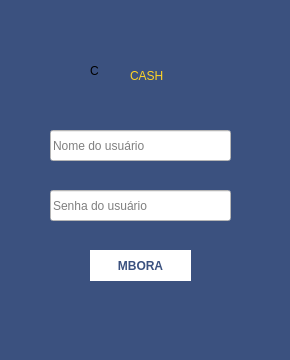
<?xml version="1.0" encoding="UTF-8"?>
<ui version="4.0">
 <class>login</class>
 <widget class="QMainWindow" name="login">
  <property name="geometry">
   <rect>
    <x>0</x>
    <y>0</y>
    <width>290</width>
    <height>360</height>
   </rect>
  </property>
  <property name="minimumSize">
   <size>
    <width>290</width>
    <height>360</height>
   </size>
  </property>
  <property name="maximumSize">
   <size>
    <width>290</width>
    <height>360</height>
   </size>
  </property>
  <property name="windowTitle">
   <string>login</string>
  </property>
  <property name="styleSheet">
   <string notr="true">background-color: rgb(59, 81, 127);</string>
  </property>
  <widget class="QWidget" name="centralwidget">
   <widget class="QPushButton" name="btnentrar">
    <property name="geometry">
     <rect>
      <x>90</x>
      <y>250</y>
      <width>101</width>
      <height>31</height>
     </rect>
    </property>
    <property name="font">
     <font>
      <bold>true</bold>
     </font>
    </property>
    <property name="cursor">
     <cursorShape>PointingHandCursor</cursorShape>
    </property>
    <property name="mouseTracking">
     <bool>false</bool>
    </property>
    <property name="styleSheet">
     <string notr="true">background-color:white;
border: 1px solid white;
color:rgb(59,81,127);</string>
    </property>
    <property name="text">
     <string>MBORA</string>
    </property>
   </widget>
   <widget class="QLabel" name="label_3">
    <property name="geometry">
     <rect>
      <x>90</x>
      <y>40</y>
      <width>41</width>
      <height>61</height>
     </rect>
    </property>
    <property name="styleSheet">
     <string notr="true">font: 600 45pt &quot;Segoe UI Semibold&quot;;
</string>
    </property>
    <property name="text">
     <string>C</string>
    </property>
   </widget>
   <widget class="QLineEdit" name="line_user">
    <property name="geometry">
     <rect>
      <x>50</x>
      <y>130</y>
      <width>181</width>
      <height>31</height>
     </rect>
    </property>
    <property name="minimumSize">
     <size>
      <width>0</width>
      <height>0</height>
     </size>
    </property>
    <property name="cursor">
     <cursorShape>IBeamCursor</cursorShape>
    </property>
    <property name="mouseTracking">
     <bool>false</bool>
    </property>
    <property name="styleSheet">
     <string notr="true">background-color: rgb(255, 255, 255);</string>
    </property>
    <property name="maxLength">
     <number>12</number>
    </property>
    <property name="placeholderText">
     <string>Nome do usuário</string>
    </property>
   </widget>
   <widget class="QLineEdit" name="line_pass">
    <property name="geometry">
     <rect>
      <x>50</x>
      <y>190</y>
      <width>181</width>
      <height>31</height>
     </rect>
    </property>
    <property name="minimumSize">
     <size>
      <width>0</width>
      <height>0</height>
     </size>
    </property>
    <property name="cursor">
     <cursorShape>IBeamCursor</cursorShape>
    </property>
    <property name="mouseTracking">
     <bool>false</bool>
    </property>
    <property name="styleSheet">
     <string notr="true">background-color: rgb(255, 255, 255);</string>
    </property>
    <property name="maxLength">
     <number>10</number>
    </property>
    <property name="echoMode">
     <enum>QLineEdit::Password</enum>
    </property>
    <property name="placeholderText">
     <string>Senha do usuário</string>
    </property>
   </widget>
   <widget class="QLabel" name="label_4">
    <property name="geometry">
     <rect>
      <x>130</x>
      <y>60</y>
      <width>61</width>
      <height>31</height>
     </rect>
    </property>
    <property name="styleSheet">
     <string notr="true">font: 900 15pt &quot;Segoe UI&quot;;
color: rgb(255, 212, 38);</string>
    </property>
    <property name="text">
     <string>CASH</string>
    </property>
   </widget>
  </widget>
  <widget class="QMenuBar" name="menubar">
   <property name="geometry">
    <rect>
     <x>0</x>
     <y>0</y>
     <width>290</width>
     <height>21</height>
    </rect>
   </property>
  </widget>
  <widget class="QStatusBar" name="statusbar"/>
 </widget>
 <resources/>
 <connections/>
</ui>
